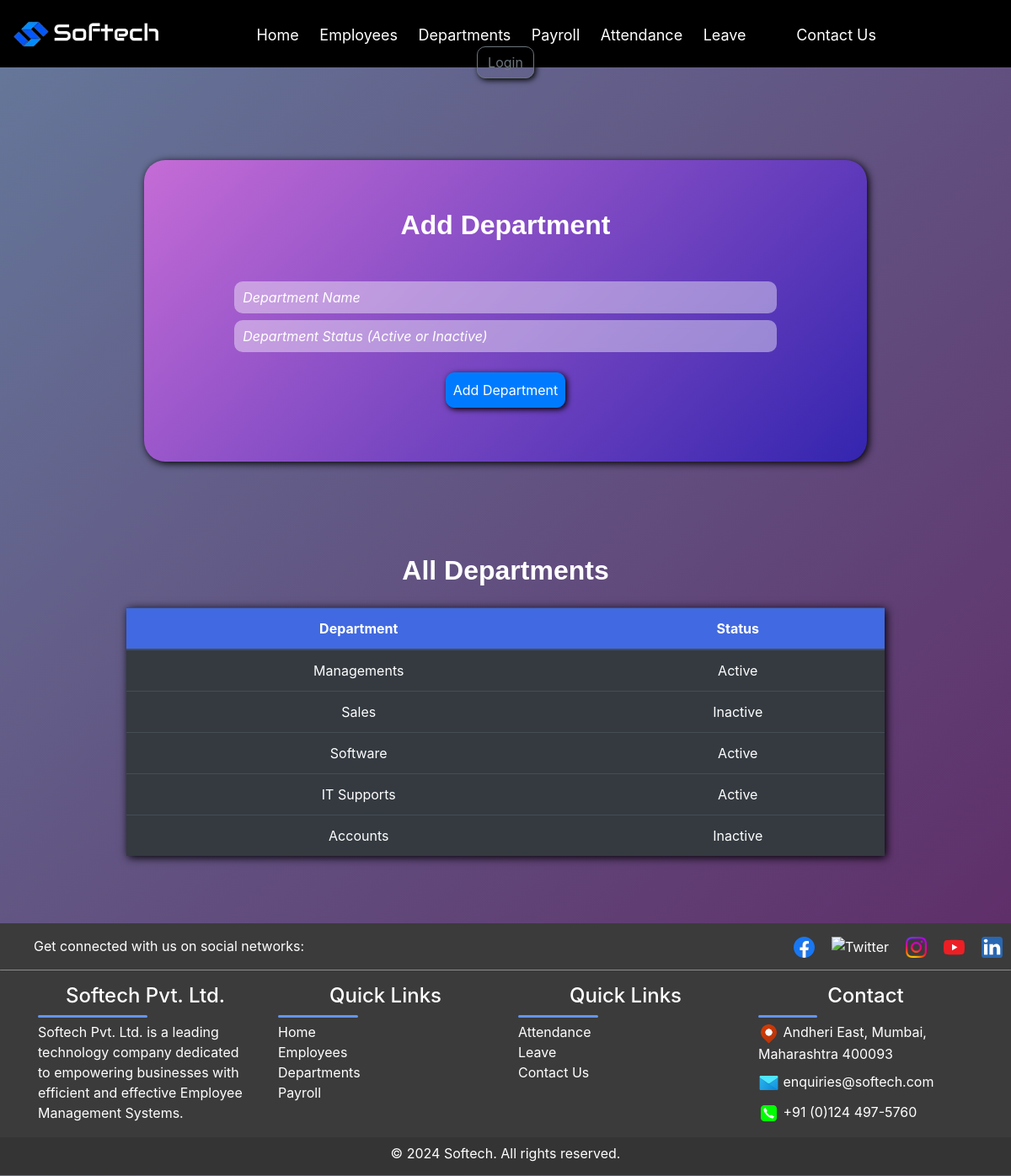
Screenshot of /department with the database file from the repository.
### app/models.py (models this page shows, shortened)
class Departments(models.Model):
      department_name = models.CharField(max_length=100, primary_key=True)
      department_status = models.CharField(max_length=100)

### app/views.py (the view, shortened to what this page needs)
# urls.py: path('department', views.department_page,name="department"),
def department_page(request):
    departments=Departments.objects.all()
    form=DepartmentForm()
    context = {'form':form,'department':departments}
    return render(request, 'app/departments.html', context)

### app/forms.py
class DepartmentForm(forms.ModelForm):
    class Meta:
        model=Departments
        fields={'department_name','department_status'}
        widgets = {
                'department_name': forms.TextInput(attrs={
                    'id': 'newDept',
                    'type': 'text',
                    'placeholder': 'Department Name',
                    'class': 'form-control mb-2 w-75 mx-auto'
                }),
                'department_status': forms.TextInput(attrs={
                    'id': 'deptStatus',
                    'type': 'text',
                    'placeholder': 'Department Status (Active or Inactive)',
                    'class': 'form-control mb-2 w-75 mx-auto'
                }),
            }

### app/templates/app/departments.html (shortened to what this page needs)
{% extends "base_template/base.html" %}
{% load static %}
{% block content %}
            <div class="bg-body py-5 text-center" id="formbackground">
                <h2 class="fs-3 fw-bold text-decoration-underline mb-5">Add Department</h2>
                <form class="form-group" method="POST">
                    {{form.department_name}}
                    {{form.department_status}}
                    <div class="buttons w-75 mx-auto">
                        <div>
                            <div>
                            <button class="btn btn-primary mt-3 p-2 justify-content-center" type="submit" id="addDeptBtn">Add Department</button>
                            </div>
                        </div>
                    </div>
                  </form>
            </div>
            <div class="w-auto mx-auto">
                <h2 class="fs-3 fw-bold text-decoration-underline mb-2 mt-5">All Departments</h2>
                <table class="table table-dark table-hover mt-4 mb-5 text-center w-75">
                   <thead class="fw-bold">
                    <th>Department</th>
                    <th>Status</th>
                   </thead>
                   <tbody id="DeptTable">
                    {% for d in department %}
                      <tr>
                        <td>{{d.department_name}}</td>
                        <td>{{d.department_status}}</td>
                      </tr>
                      {% endfor %}
                   </tbody>
                </table>
             </div>
        {% endblock content %}

### app/static/app/CSS_files/index.css (style rules this page uses)
body { background-image: url("https://images.pexels.com/photos/7078666/pexels-photo-7078666.jpeg?auto=compress&cs=tinysrgb&w=1260&h=750&dpr=1"); background-size: cover; }
button { margin: 20px 0; border-radius: 10px !important; }
::placeholder { color: white !important; }

### app/static/app/CSS_files/style.css (style rules this page uses)
body { background: linear-gradient(135deg, #647095 0%, #5e2563 100%); color: white !important; margin: 0 !important; padding: 0 !important; overflow-x: hidden; }
.bg-body { background-color: rebeccapurple !important; }
h2 { font-family: Helvetica; text-align: center; }
table thead { color: white; font-weight: bold; background-color: royalblue; margin: auto; padding: auto; }
table { margin: auto !important; box-shadow: 2px 2px 10px black; }
input, textarea { background-color: rgba(255, 255, 255, 0.416) !important; background-blend-mode: overlay !important; backdrop-filter: blur(5px) !important; color: white !important; border: none !important; border-radius: 10px !important; padding: 10px !important; transition: background-color 0.3s ease-in-out !important; }
::placeholder { color: rgba(0, 0, 0, 0.744) !important; font-style: italic; }
h2 { margin: 10px 0px !important; font-weight: bold !important; text-align: center !important; }
button { margin: 20px 0; border-radius: 10px !important; transition: background-color 0.3s ease-in-out !important; box-shadow: 2px 2px 7px black; }
table tr td { color: white; }
@media screen and (min-width: 768px) { .table { width: 100% !important; } }
#formbackground { background: linear-gradient(135deg, #c56cd6 0%, #3425af 100%); border-radius: 25px; margin: 110px 171px; transition: transform 0.3s ease; box-shadow: 2px 2px 10px black; }

### app/static/app/CSS_files/signup.css (style rules this page uses)
body { background-image: url("https://images.pexels.com/photos/7078666/pexels-photo-7078666.jpeg?auto=compress&cs=tinysrgb&w=1260&h=750&dpr=1"); background-size: cover; }
button { margin: 20px 0; border-radius: 10px !important; }
::placeholder { color: white !important; }

### app/static/app/CSS_files/login.css (style rules this page uses)
body { background-image: url("https://images.pexels.com/photos/7078666/pexels-photo-7078666.jpeg?auto=compress&cs=tinysrgb&w=1260&h=750&dpr=1"); background-size: cover; }
button { margin: 20px 0; border-radius: 10px !important; }
::placeholder { color: white !important; }

### rows the page displays
Departments: department_name "Managements", department_status "Active"
Departments: department_name "Sales", department_status "Inactive"
Departments: department_name "Software", department_status "Active"
Departments: department_name "IT Supports", department_status "Active"
Departments: department_name "Accounts", department_status "Inactive"
